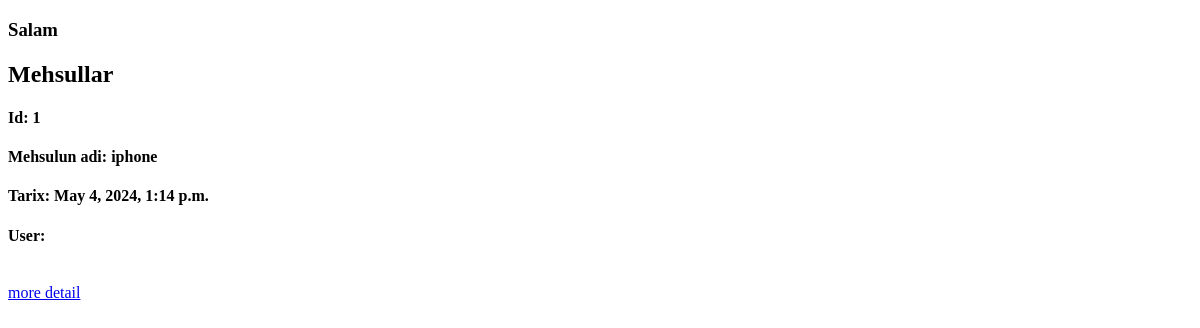
Before: / with the older database file.
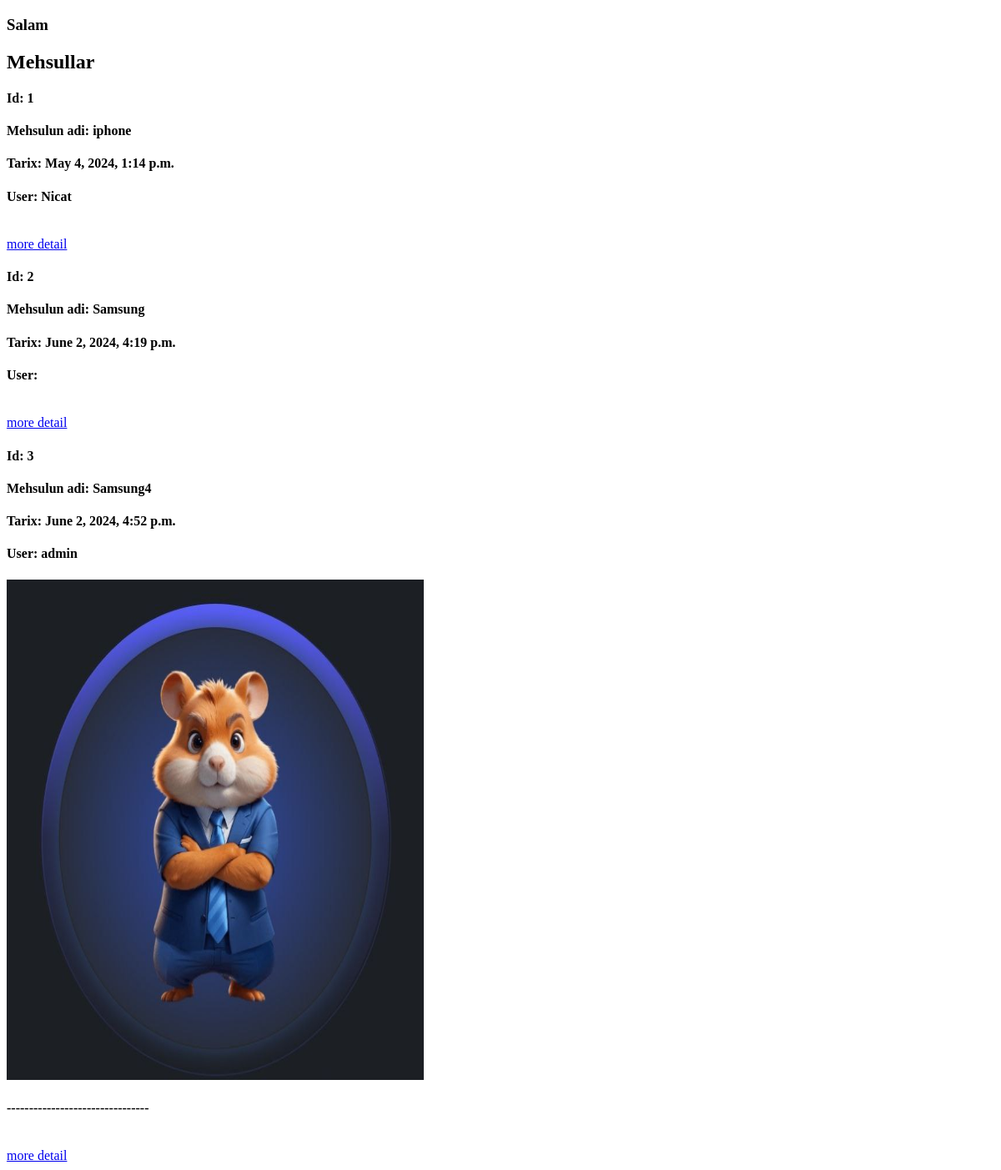
After: the same page with the newer database file.
### product/models.py (models this page shows, shortened)
class Product(models.Model):
    user = models.ForeignKey(User, on_delete=models.CASCADE, null=True)
    name = models.CharField(max_length=100)
    image = models.ImageField("product_image",null=True,blank=True)
    description = models.TextField()
    created_at = models.DateTimeField(auto_now_add=True)
    price = models.IntegerField()
    discount_price = models.IntegerField(blank=True,null=True)
    available = models.BooleanField(default=True)

### web/views.py (the view)
# urls.py: 2. Add a URL to urlpatterns:  path('', views.home, name='home')
def home(request):
    products = Product.objects.all()
    return render(request,'web/home.html',{'products':products})

### templates/web/home.html (shortened to what this page needs)
<!DOCTYPE html>
<html lang="en">
<head>
    <h3>Salam {{request.user.get_full_name}}</h3>
    <h2>Mehsullar</h2>
    {% for instance in products %}
    <h4>Id: {{instance.id}}</h4>
        <h4>Mehsulun adi: {{instance.name}}</h4>
        <h4>Tarix: {{instance.created_at}}</h4>
        <h4>User: {{instance.user.username}}</h4>
        {%if instance.image %}
        <img src="{{ instance.image.url }}" alt="Hamster" width="500" height="600">
        <h4>--------------------------------</h4>
        {%endif%}
        <br>
        <a href="{% url 'detail_product' instance.id%}">more detail</a>
        <br>
    {% endfor %}
</head>
<body>
</body>
</html>

Changed rows visible on the page:
changed Product "iphone": user.username (not shown) → "Nicat"
added Product: id "2", name "Samsung", created_at "June 2, 2024, 4:19 p.m."
added Product: id "3", name "Samsung4", created_at "June 2, 2024, 4:52 p.m.", user.username "admin", image (picture)
